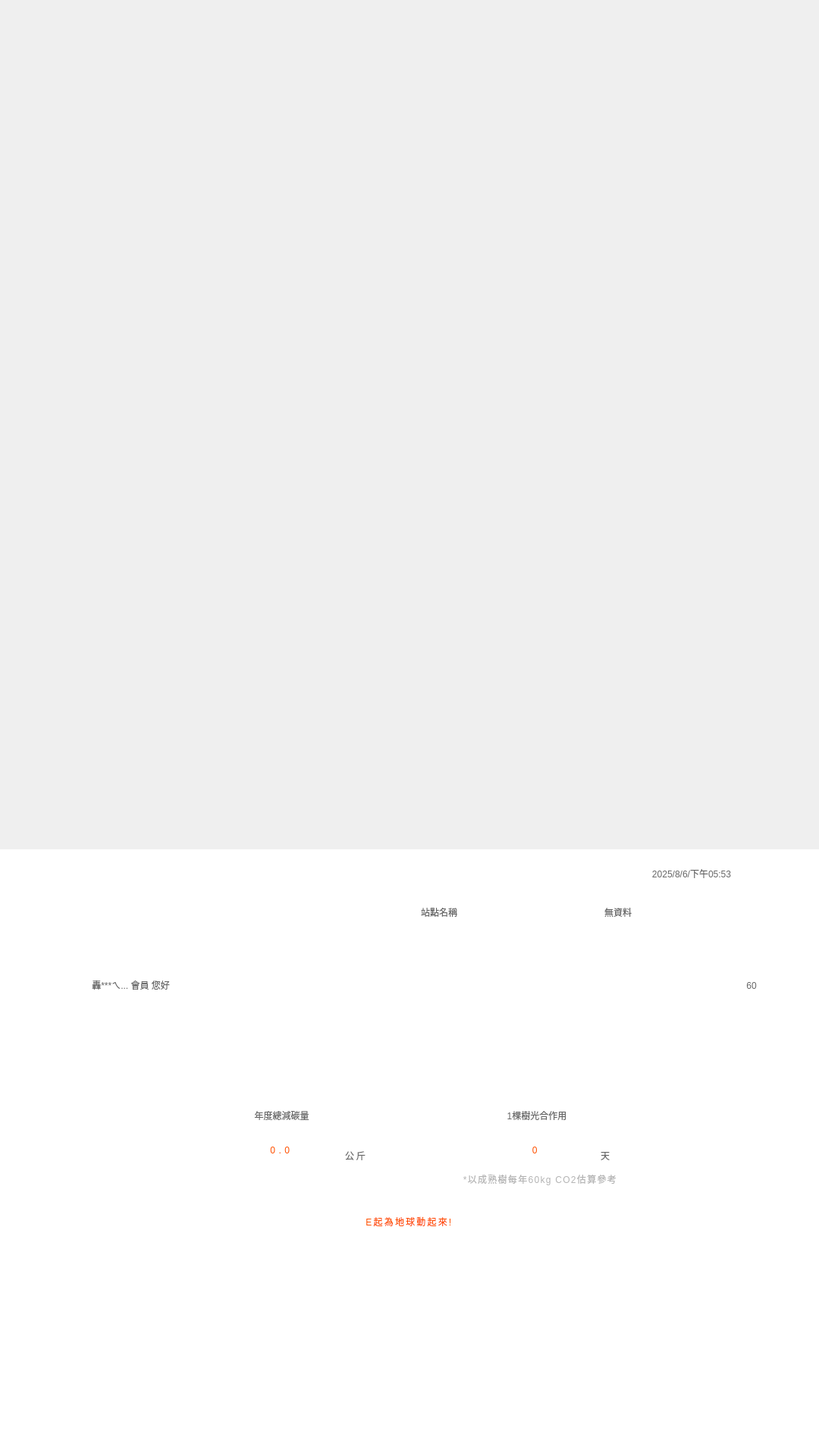
<?xml version="1.0" encoding="UTF-8"?>
<ui version="4.0">
 <class>mb_EndPage</class>
 <widget class="QWidget" name="mb_EndPage">
  <property name="geometry">
   <rect>
    <x>0</x>
    <y>0</y>
    <width>1080</width>
    <height>1920</height>
   </rect>
  </property>
  <property name="windowTitle">
   <string>Form</string>
  </property>
  <widget class="QWidget" name="Top_Widget" native="true">
   <property name="geometry">
    <rect>
     <x>0</x>
     <y>0</y>
     <width>1080</width>
     <height>1120</height>
    </rect>
   </property>
  </widget>
  <widget class="QWidget" name="Bottom_Widget" native="true">
   <property name="geometry">
    <rect>
     <x>0</x>
     <y>1120</y>
     <width>1080</width>
     <height>800</height>
    </rect>
   </property>
   <property name="styleSheet">
    <string notr="true">QWidget
{
	background-color: rgb(255, 255, 255);
}</string>
   </property>
   <widget class="QLabel" name="label">
    <property name="geometry">
     <rect>
      <x>74</x>
      <y>36</y>
      <width>239</width>
      <height>73</height>
     </rect>
    </property>
    <property name="styleSheet">
     <string notr="true">QLabel
{
	image: url(:/IMAGES/UI_IMAGE/會員計數頁/ecoco-logo.png);
	border: none;
	background-color: transparent;
}</string>
    </property>
    <property name="text">
     <string/>
    </property>
   </widget>
   <widget class="QLabel" name="label_4">
    <property name="geometry">
     <rect>
      <x>531</x>
      <y>65</y>
      <width>96</width>
      <height>35</height>
     </rect>
    </property>
    <property name="styleSheet">
     <string notr="true">QLabel
{
	color:#666666;
	font: 500 24px &quot;Noto Sans CJK TC&quot;;
	border: none;
	background-color: transparent;
}</string>
    </property>
    <property name="text">
     <string>站點名稱</string>
    </property>
    <property name="alignment">
     <set>Qt::AlignmentFlag::AlignCenter</set>
    </property>
   </widget>
   <widget class="QLabel" name="label_3">
    <property name="geometry">
     <rect>
      <x>476</x>
      <y>59</y>
      <width>530</width>
      <height>50</height>
     </rect>
    </property>
    <property name="styleSheet">
     <string notr="true">QLabel
{
	image: url(:/IMAGES/UI_IMAGE/會員計數頁/站點名稱.png);
	border: none;
	background-color: transparent;
}</string>
    </property>
    <property name="text">
     <string/>
    </property>
   </widget>
   <widget class="QPushButton" name="clock_lb">
    <property name="geometry">
     <rect>
      <x>938</x>
      <y>163</y>
      <width>29</width>
      <height>34</height>
     </rect>
    </property>
    <property name="styleSheet">
     <string notr="true">QPushButton
{
	image: url(:/IMAGES/UI_IMAGE/會員計數頁/timer.png);
	border: none;
	background-color: transparent;
}</string>
    </property>
    <property name="text">
     <string/>
    </property>
   </widget>
   <widget class="QLabel" name="time_lb">
    <property name="geometry">
     <rect>
      <x>812</x>
      <y>17</y>
      <width>200</width>
      <height>29</height>
     </rect>
    </property>
    <property name="styleSheet">
     <string notr="true">QLabel
{
	color:#666666;
	font: 500 20px &quot;Noto Sans CJK TC&quot;; /*	font: 500 20px &quot;Noto Sans CJK TC&quot;;*/
	border: none;
	background-color: transparent;
}</string>
    </property>
    <property name="text">
     <string>2025/8/6/下午05:53</string>
    </property>
    <property name="alignment">
     <set>Qt::AlignmentFlag::AlignCenter</set>
    </property>
   </widget>
   <widget class="QLabel" name="station_lb">
    <property name="geometry">
     <rect>
      <x>659</x>
      <y>65</y>
      <width>312</width>
      <height>35</height>
     </rect>
    </property>
    <property name="styleSheet">
     <string notr="true">QLabel
{
	color:#666666;
	font: 500 24px &quot;Noto Sans CJK TC&quot;;
	border: none;
	background-color: transparent;
}</string>
    </property>
    <property name="text">
     <string>無資料</string>
    </property>
    <property name="alignment">
     <set>Qt::AlignmentFlag::AlignCenter</set>
    </property>
   </widget>
   <widget class="QPushButton" name="countdown_lb">
    <property name="geometry">
     <rect>
      <x>975</x>
      <y>160</y>
      <width>32</width>
      <height>40</height>
     </rect>
    </property>
    <property name="styleSheet">
     <string notr="true">QPushButton
{
	color: #666666;
	font: 500 28px &quot;Noto Sans CJK TC&quot;;
	border: none;
	background-color: transparent;
}</string>
    </property>
    <property name="text">
     <string>60</string>
    </property>
   </widget>
   <widget class="QLabel" name="label_2">
    <property name="geometry">
     <rect>
      <x>74</x>
      <y>165</y>
      <width>31</width>
      <height>31</height>
     </rect>
    </property>
    <property name="styleSheet">
     <string notr="true">QLabel
{
	image: url(:/IMAGES/UI_IMAGE/會員計數頁/user-avatar.png);
	border: none;
	background-color: transparent;
}</string>
    </property>
    <property name="text">
     <string/>
    </property>
   </widget>
   <widget class="QLabel" name="mbName_lb">
    <property name="geometry">
     <rect>
      <x>118</x>
      <y>157</y>
      <width>297</width>
      <height>44</height>
     </rect>
    </property>
    <property name="styleSheet">
     <string notr="true">QLabel
{
	color: #666666;
	font: 700 30px &quot;Noto Sans CJK TC&quot;;
	border: none;
	background-color: transparent;
}</string>
    </property>
    <property name="text">
     <string> 轟***ㄟ... 會員 您好</string>
    </property>
   </widget>
   <widget class="QLabel" name="label_6">
    <property name="geometry">
     <rect>
      <x>140</x>
      <y>227</y>
      <width>800</width>
      <height>323</height>
     </rect>
    </property>
    <property name="styleSheet">
     <string notr="true">QLabel
{
	image: url(:/IMAGES/UI_IMAGE/完成頁/減碳量-bg.png);
	border: none;
	background-color: transparent;
}</string>
    </property>
    <property name="text">
     <string/>
    </property>
   </widget>
   <widget class="QPushButton" name="backhome_btn">
    <property name="geometry">
     <rect>
      <x>240</x>
      <y>595</y>
      <width>600</width>
      <height>205</height>
     </rect>
    </property>
    <property name="styleSheet">
     <string notr="true">QPushButton
{
	image: url(:/IMAGES/UI_IMAGE/會員計數頁/確認鍵.png);
	border: none;
	background-color: transparent;
}</string>
    </property>
    <property name="text">
     <string/>
    </property>
   </widget>
   <widget class="QLabel" name="showtxt_lb">
    <property name="geometry">
     <rect>
      <x>478</x>
      <y>666</y>
      <width>122</width>
      <height>55</height>
     </rect>
    </property>
    <property name="styleSheet">
     <string notr="true">QLabel
{
	font: 700 38px &quot;Noto Sans CJK TC&quot;;
	color: white;
	border: none;
	background-color: transparent;
}</string>
    </property>
    <property name="text">
     <string>回首頁</string>
    </property>
    <property name="alignment">
     <set>Qt::AlignmentFlag::AlignCenter</set>
    </property>
   </widget>
   <widget class="QLabel" name="showtxt_lb_2">
    <property name="geometry">
     <rect>
      <x>300</x>
      <y>335</y>
      <width>143</width>
      <height>32</height>
     </rect>
    </property>
    <property name="styleSheet">
     <string notr="true">QLabel
{
	font: 500 22px &quot;Noto Sans CJK TC&quot;;
	color: #666666;
	border: none;
	background-color: transparent;
}</string>
    </property>
    <property name="text">
     <string>年度總減碳量</string>
    </property>
    <property name="alignment">
     <set>Qt::AlignmentFlag::AlignCenter</set>
    </property>
   </widget>
   <widget class="QLabel" name="showtxt_lb_3">
    <property name="geometry">
     <rect>
      <x>629</x>
      <y>335</y>
      <width>158</width>
      <height>32</height>
     </rect>
    </property>
    <property name="styleSheet">
     <string notr="true">QLabel
{
	font: 500 22px &quot;Noto Sans CJK TC&quot;;
	color: #666666;
	border: none;
	background-color: transparent;
}</string>
    </property>
    <property name="text">
     <string>1棵樹光合作用</string>
    </property>
    <property name="alignment">
     <set>Qt::AlignmentFlag::AlignCenter</set>
    </property>
   </widget>
   <widget class="QLabel" name="showtxt_lb_4">
    <property name="geometry">
     <rect>
      <x>464</x>
      <y>227</y>
      <width>152</width>
      <height>40</height>
     </rect>
    </property>
    <property name="styleSheet">
     <string notr="true">QLabel
{
	font: 700 22px &quot;Noto Sans CJK TC&quot;;
	color: #FFFFFF;
	border: none;
	background-color: transparent;
}</string>
    </property>
    <property name="text">
     <string>我的減碳旅程</string>
    </property>
    <property name="alignment">
     <set>Qt::AlignmentFlag::AlignCenter</set>
    </property>
   </widget>
   <widget class="QLabel" name="kg_lb">
    <property name="geometry">
     <rect>
      <x>455</x>
      <y>388</y>
      <width>46</width>
      <height>32</height>
     </rect>
    </property>
    <property name="styleSheet">
     <string notr="true">QLabel
{
	letter-spacing: 2.8px; 
	font: 700 22px &quot;Noto Sans CJK TC&quot;;
	color: #666666;
	border: none;
	background-color: transparent;
}</string>
    </property>
    <property name="text">
     <string>公斤</string>
    </property>
    <property name="alignment">
     <set>Qt::AlignmentFlag::AlignLeading|Qt::AlignmentFlag::AlignLeft|Qt::AlignmentFlag::AlignVCenter</set>
    </property>
   </widget>
   <widget class="QLabel" name="date_lb">
    <property name="geometry">
     <rect>
      <x>792</x>
      <y>388</y>
      <width>22</width>
      <height>32</height>
     </rect>
    </property>
    <property name="styleSheet">
     <string notr="true">QLabel
{
	letter-spacing: 2.2px; 
	font: 700 22px &quot;Noto Sans CJK TC&quot;;
	color: #666666;
	border: none;
	background-color: transparent;
}</string>
    </property>
    <property name="text">
     <string>天</string>
    </property>
   </widget>
   <widget class="QLabel" name="carbon_lb">
    <property name="geometry">
     <rect>
      <x>301</x>
      <y>364</y>
      <width>141</width>
      <height>65</height>
     </rect>
    </property>
    <property name="styleSheet">
     <string notr="true">QLabel
{
	letter-spacing: 4.5px; 
	font: 900 45px &quot;Noto Sans CJK TC&quot;;
	color: #FF5000;
	border: none;
	background-color: transparent;
}</string>
    </property>
    <property name="text">
     <string>0.0</string>
    </property>
    <property name="alignment">
     <set>Qt::AlignmentFlag::AlignCenter</set>
    </property>
   </widget>
   <widget class="QLabel" name="tree_lb">
    <property name="geometry">
     <rect>
      <x>632</x>
      <y>364</y>
      <width>151</width>
      <height>65</height>
     </rect>
    </property>
    <property name="styleSheet">
     <string notr="true">QLabel
{
	letter-spacing: 4.5px; 
	font: 900 45px &quot;Noto Sans CJK TC&quot;;
	color: #FF5000;
	border: none;
	background-color: transparent;
}</string>
    </property>
    <property name="text">
     <string>0</string>
    </property>
    <property name="alignment">
     <set>Qt::AlignmentFlag::AlignCenter</set>
    </property>
   </widget>
   <widget class="QLabel" name="showtxt_lb_9">
    <property name="geometry">
     <rect>
      <x>444</x>
      <y>475</y>
      <width>192</width>
      <height>32</height>
     </rect>
    </property>
    <property name="styleSheet">
     <string notr="true">QLabel
{
	letter-spacing: 2.2px; 
	font: 500 22px &quot;Noto Sans CJK TC&quot;;
	color: #FF5000;
	border: none;
	background-color: transparent;
}</string>
    </property>
    <property name="text">
     <string>E起為地球動起來!</string>
    </property>
    <property name="alignment">
     <set>Qt::AlignmentFlag::AlignCenter</set>
    </property>
   </widget>
   <widget class="QLabel" name="showtxt_lb_7">
    <property name="geometry">
     <rect>
      <x>602</x>
      <y>424</y>
      <width>221</width>
      <height>21</height>
     </rect>
    </property>
    <property name="styleSheet">
     <string notr="true">QLabel
{
	letter-spacing: 1.3px;
	font: 13px &quot;Noto Sans CJK TC&quot;;
	color: #B3B3B3;
	border: none;
	background-color: transparent;
}</string>
    </property>
    <property name="text">
     <string>*以成熟樹每年60kg CO2估算參考</string>
    </property>
    <property name="alignment">
     <set>Qt::AlignmentFlag::AlignCenter</set>
    </property>
   </widget>
   <widget class="QLabel" name="line_lb">
    <property name="geometry">
     <rect>
      <x>75</x>
      <y>133</y>
      <width>932</width>
      <height>1</height>
     </rect>
    </property>
    <property name="styleSheet">
     <string notr="true">QLabel
{
	image: url(:/IMAGES/UI_IMAGE/line.png);
	border: none;
	background-color: transparent;
}</string>
    </property>
    <property name="text">
     <string/>
    </property>
   </widget>
   <zorder>label</zorder>
   <zorder>label_3</zorder>
   <zorder>clock_lb</zorder>
   <zorder>time_lb</zorder>
   <zorder>station_lb</zorder>
   <zorder>countdown_lb</zorder>
   <zorder>label_4</zorder>
   <zorder>label_2</zorder>
   <zorder>mbName_lb</zorder>
   <zorder>label_6</zorder>
   <zorder>backhome_btn</zorder>
   <zorder>showtxt_lb</zorder>
   <zorder>showtxt_lb_2</zorder>
   <zorder>showtxt_lb_3</zorder>
   <zorder>showtxt_lb_4</zorder>
   <zorder>kg_lb</zorder>
   <zorder>date_lb</zorder>
   <zorder>carbon_lb</zorder>
   <zorder>tree_lb</zorder>
   <zorder>showtxt_lb_9</zorder>
   <zorder>showtxt_lb_7</zorder>
   <zorder>line_lb</zorder>
  </widget>
 </widget>
 <resources/>
 <connections/>
</ui>
